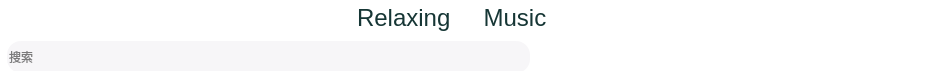
    <widget class="QFrame" name="frame_10">
     <property name="geometry">
      <rect>
       <x>10</x>
       <y>10</y>
       <width>940</width>
       <height>71</height>
      </rect>
     </property>
     <property name="styleSheet">
      <string notr="true">.QFrame{
	background-color: rgba(255, 255, 255, 0);
	border-radius:20px;
}</string>
     </property>
     <property name="frameShape">
      <enum>QFrame::StyledPanel</enum>
     </property>
     <property name="frameShadow">
      <enum>QFrame::Raised</enum>
     </property>
     <widget class="QLabel" name="label_18">
      <property name="geometry">
       <rect>
        <x>357</x>
        <y>0</y>
        <width>266</width>
        <height>35</height>
       </rect>
      </property>
      <property name="font">
       <font>
        <family>Arial</family>
        <pointsize>18</pointsize>
        <weight>50</weight>
        <bold>false</bold>
       </font>
      </property>
      <property name="styleSheet">
       <string notr="true">color: rgb(22, 54, 53)</string>
      </property>
      <property name="text">
       <string>Relaxing     Music</string>
      </property>
     </widget>
     <widget class="QLineEdit" name="lineEdit_5">
      <property name="geometry">
       <rect>
        <x>7</x>
        <y>41</y>
        <width>523</width>
        <height>32</height>
       </rect>
      </property>
      <property name="minimumSize">
       <size>
        <width>0</width>
        <height>32</height>
       </size>
      </property>
      <property name="styleSheet">
       <string notr="true">QLineEdit{
	background-color: rgba(245, 244, 246,200);
border:0px solid red;
border-radius:14px;
	font: 15pt &quot;Agency FB&quot;;
}</string>
      </property>
      <property name="placeholderText">
       <string>搜索</string>
      </property>
     </widget>
     <widget class="QPushButton" name="pushButton_2">
      <property name="geometry">
       <rect>
        <x>885</x>
        <y>10</y>
        <width>42</width>
        <height>31</height>
       </rect>
      </property>
      <property name="styleSheet">
       <string notr="true">border-radius:20px;</string>
      </property>
      <property name="text">
       <string/>
      </property>
      <property name="icon">
       <iconset>
        <normaloff>:/icons/image/close.png</normaloff>:/icons/image/close.png</iconset>
      </property>
     </widget>
    </widget>
